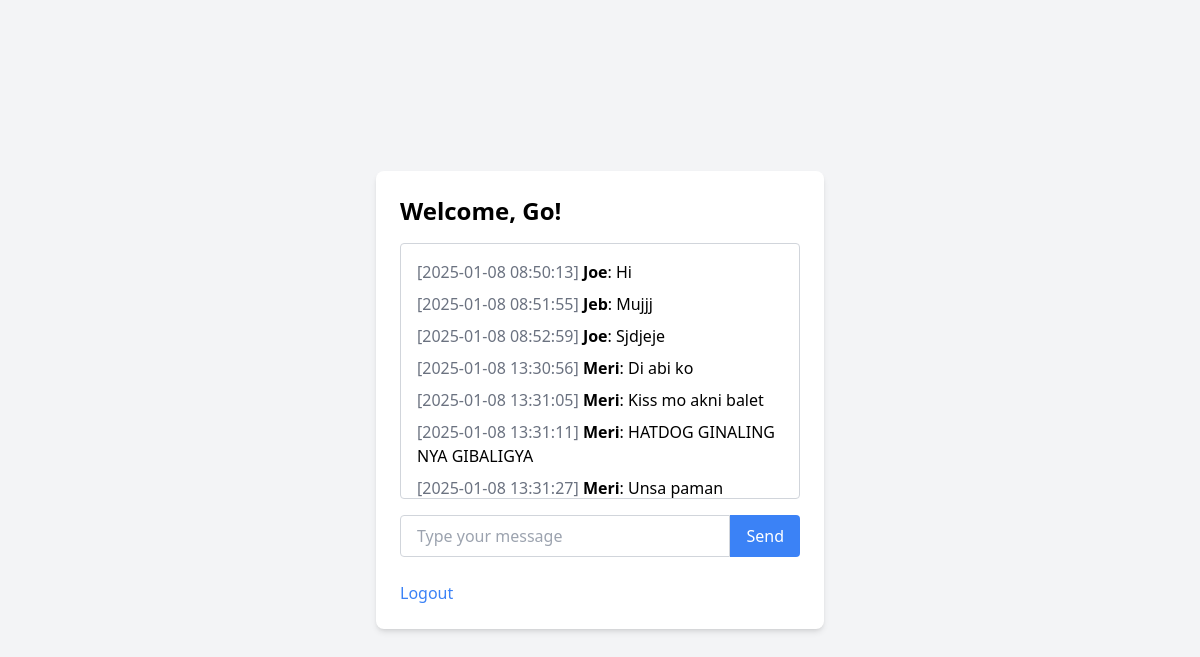
Page /chat (signed in) on the committed database.
### tables this page shows
CREATE TABLE messages (
            id INTEGER PRIMARY KEY AUTOINCREMENT,
            username TEXT NOT NULL,
            message TEXT NOT NULL,
            timestamp TEXT NOT NULL
        );

### app.py (the view)
@app.route("/chat")
def chat():
    if "user" not in session:
        return redirect(url_for("login"))
    conn = sqlite3.connect("users.db")
    c = conn.cursor()
    c.execute("SELECT username, message, timestamp FROM messages ORDER BY id ASC")
    messages = c.fetchall()
    conn.close()
    return render_template("chat.html", username=session["user"], messages=messages)

### templates/chat.html (shortened to what this page needs)
<!DOCTYPE html>
<html lang="en">
<head>
    <script src="https://cdn.tailwindcss.com"></script>
    <link rel="stylesheet" href="https://cdnjs.cloudflare.com/ajax/libs/font-awesome/5.15.3/css/all.min.css"></link>
</head>
<body class="bg-gray-100 flex flex-col items-center justify-center min-h-screen">
    <div class="bg-white shadow-md rounded-lg p-6 w-full max-w-md">
        <h2 class="text-2xl font-bold mb-4">Welcome, {{ username }}!</h2>
        <div id="chat-box" class="h-64 overflow-y-scroll border border-gray-300 p-4 mb-4 rounded">
            {% for username, message, timestamp in messages %}
                <div class="mb-2"><span class="text-gray-500">[{{ timestamp }}]</span> <span class="font-semibold">{{ username }}</span>: {{ message }}</div>
            {% endfor %}
        </div>
        <form id="message-form" class="flex">
            <input type="text" id="message" class="flex-grow border border-gray-300 rounded-l px-4 py-2 focus:outline-none" placeholder="Type your message" required>
            <button type="submit" class="bg-blue-500 text-white px-4 py-2 rounded-r hover:bg-blue-600 focus:outline-none">Send</button>
        </form>
        <br>
        <a href="/logout" class="text-blue-500 hover:underline">Logout</a>
    </div>
</body>
</html>

### rows in the picture
messages: timestamp "2025-01-08 08:50:13", username "Joe", message "Hi"
messages: timestamp "2025-01-08 08:51:55", username "Jeb", message "Mujjj"
messages: timestamp "2025-01-08 08:52:59", username "Joe", message "Sjdjeje"
messages: timestamp "2025-01-08 13:30:56", username "Meri", message "Di abi ko"
messages: timestamp "2025-01-08 13:31:05", username "Meri", message "Kiss mo akni balet"
messages: timestamp "2025-01-08 13:31:11", username "Meri", message "HATDOG GINALING NYA GIBALIGYA"
messages: timestamp "2025-01-08 13:31:27", username "Meri", message "Unsa paman"

### other values in the picture
{{ username }} "Go"
